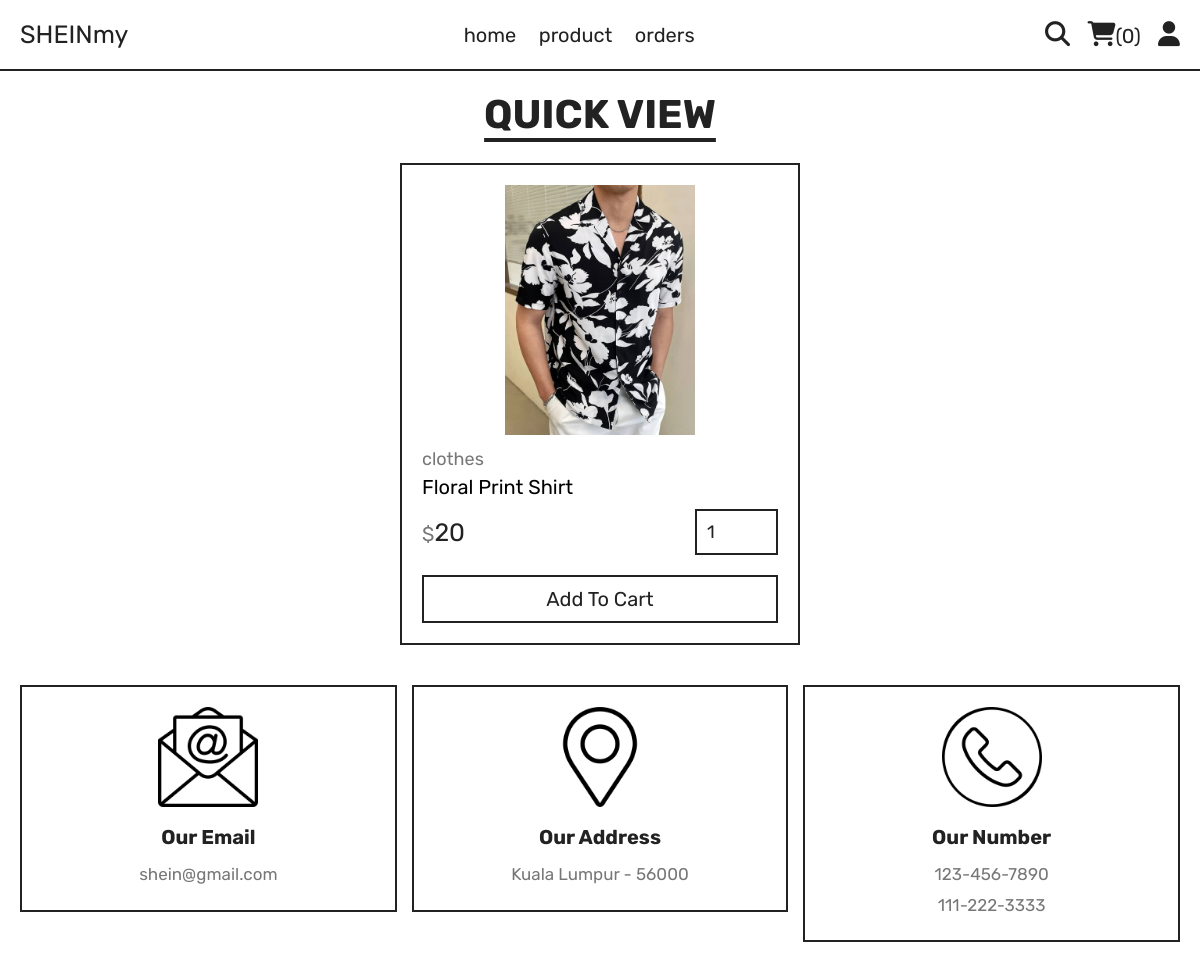
The page /quick_view.php?pid=1 on the database its author committed.
### tables this page shows
CREATE TABLE `products` (
  `id` int(100) NOT NULL,
  `name` varchar(100) NOT NULL,
  `category` varchar(100) NOT NULL,
  `price` int(10) NOT NULL,
  `image` varchar(100) NOT NULL
);

### quick_view.php (the view, shortened to what this page needs)
<?php
include 'components/connect.php';
?>
<!DOCTYPE html>
<html lang="en">
<head>
   <link rel="stylesheet" href="https://cdnjs.cloudflare.com/ajax/libs/font-awesome/6.1.1/css/all.min.css">
   <link rel="stylesheet" href="css/style.css">
</head>
<body>
<?php include 'components/user_header.php'; ?>
<section class="quick-view">
   <h1 class="title">quick view</h1>
   <?php
      $pid = $_GET['pid'];
      $select_products = $conn->prepare("SELECT * FROM `products` WHERE id = ?");
      $select_products->execute([$pid]);
      if($select_products->rowCount() > 0){
         while($fetch_products = $select_products->fetch(PDO::FETCH_ASSOC)){
   ?>
   <form action="" method="post" class="box">
      <img src="uploaded_img/<?= $fetch_products['image']; ?>" alt="">
      <a href="category.php?category=<?= $fetch_products['category']; ?>" class="cat"><?= $fetch_products['category']; ?></a>
      <div class="name"><?= $fetch_products['name']; ?></div>
      <div class="flex">
         <div class="price"><span>$</span><?= $fetch_products['price']; ?></div>
         <input type="number" name="qty" class="qty" min="1" max="99" value="1" maxlength="2">
      </div>
      <button type="submit" name="add_to_cart" class="cart-btn">add to cart</button>
   </form>
   <?php
         }
      }else{
         echo '<p class="empty">no products added yet!</p>';
      }
   ?>
</section>
<?php include 'components/footer.php'; ?>
</body>
</html>

### css/style.css (style rules this page uses)
:root { --yellow:#30fefe; --red:#e74c3c; --white:#fff; --black:#222; --light-color:#777; --border:.2rem solid var(--black); }
* { font-family: 'Rubik', sans-serif; margin:0; padding:0; box-sizing: border-box; outline: none; border: none; text-decoration: none; }
html { font-size: 62.5%; overflow-x: hidden; scroll-behavior: smooth; stop-opacity: 7rem; }
section { margin:0 auto; max-width: 1200px; padding:2rem; }
.title { text-align: center; margin-bottom: 2.5rem; font-size: 4rem; color:var(--black); text-transform: uppercase; text-decoration: underline; text-underline-offset: 1rem; }
.quick-view form { max-width: 40rem; padding:2rem; border:var(--border); position: relative; margin:0 auto; }
.quick-view form img { height: 25rem; width: 100%; object-fit: contain; margin-bottom: 1rem; }
.quick-view form .cat { font-size: 1.8rem; color:var(--light-color); }
.quick-view form .name { font-size: 2rem; margin:.5rem 0; }
.quick-view form .flex { display: flex; justify-content: space-between; align-items: center; gap:1.5rem; margin:1rem 0; }
.quick-view form .flex .price { font-size: 2.5rem; color:var(--black); }
.quick-view form .flex .price span { font-size: 2rem; color:var(--light-color); }
.quick-view form .flex .qty { border:var(--border); padding:1rem; font-size: 1.8rem; color:var(--black); }
.quick-view form .cart-btn { width: 100%; padding:1rem 3rem; text-align: center; border:var(--border); font-size: 2rem; color:var(--black); cursor: pointer; text-transform: capitalize; background: none; margin-top: 1rem; }

### rows shown on the page
products: image (picture), category "clothes", name "Floral Print Shirt", price "20"

### other values the page prints
$total_cart_items "0"
